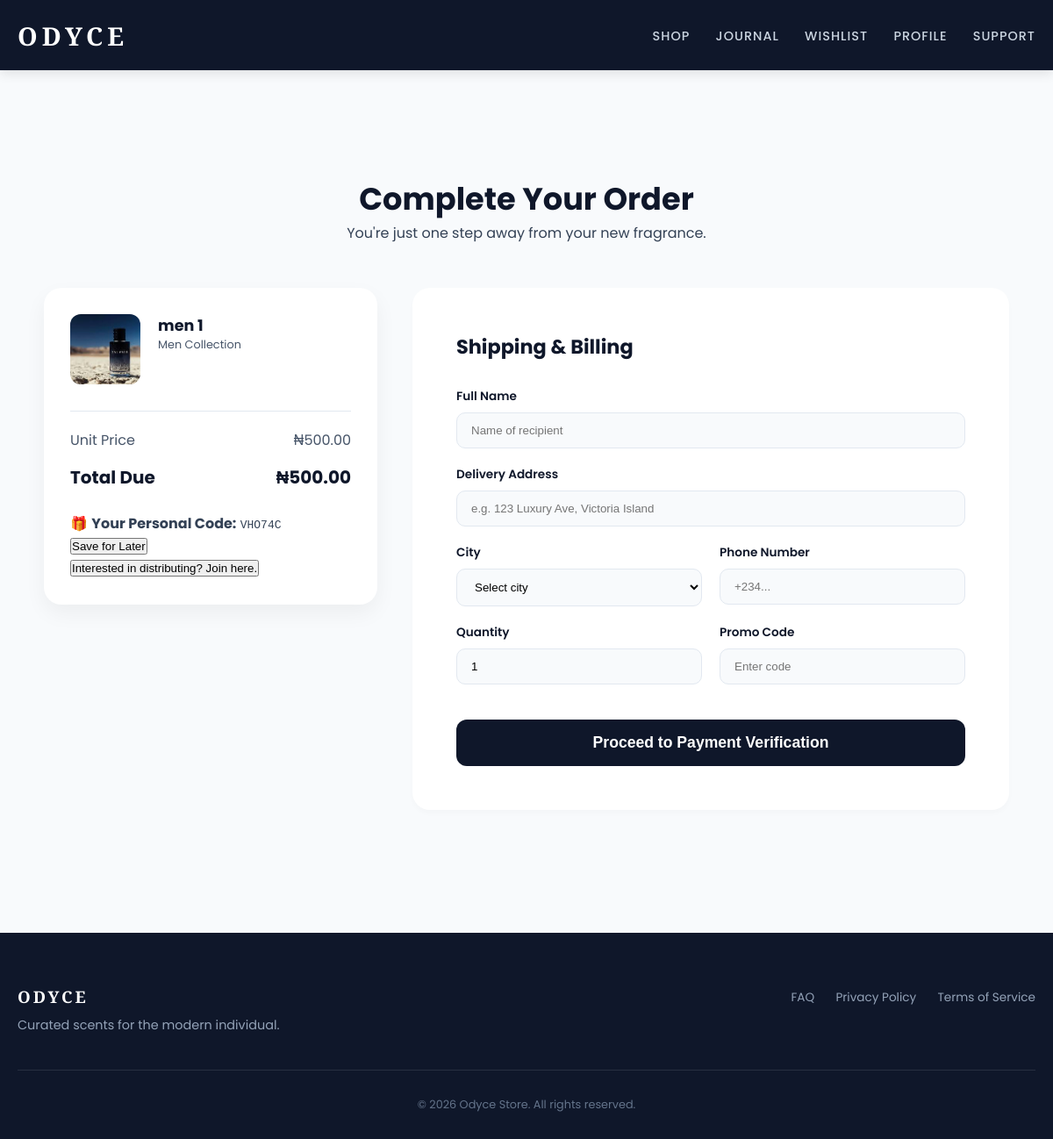
Page /buy_now/men/1/ (signed in) on the committed database.
### users/models.py (models this page shows, shortened)
class MenPerfume(models.Model):
    name = models.CharField(max_length=100)  # Increased length
    pic_name = models.CharField(max_length=100)  # Changed from TextField
    picurl = models.ImageField(upload_to='perfumes/')
    description = models.TextField()  # Changed from CharField(30) for longer text
    date = models.DateField(auto_now_add=True)
    price = models.DecimalField(max_digits=10, decimal_places=2, default=0.00)  # Matched Order total type
    scent = models.CharField(max_length=50)
    is_for_men = models.BooleanField(default=True)
    @property
    def product_type(self):
        return 'men'

class Customer(models.Model):
    user = models.OneToOneField(User, on_delete=models.CASCADE)
    phone_number = models.CharField(max_length=30)
    date_created = models.DateField(auto_now_add=True)
    is_distributor = models.BooleanField(default=False)
    coupon_code = models.CharField(max_length=6, blank=True, null=True)
    applied_coupon = models.CharField(max_length=6, blank=True, null=True)

### users/views.py (the view)
# urls.py: path('buy_now/<str:product_type>/<int:product_id>/', views.buy_now, name='buy_now'),
@login_required(login_url='/login')
def buy_now(request, product_type, product_id):
    cities = ["Igarra", "Irrua", "Uselu", "Agenebode", "Uromi", "Auchi", "Ubiaja", "Fugar", "Ekpoma", "Iguegben",
              "Idogbo", "Afuze", "Abudu", "Okada", "Oredo", "Iguobazuwa", "Sabongida Ora", "Ehor"]
    discount_code = request.POST.get('discount_code')
    if discount_code:
        customer = request.user.customer
        if discount_code == customer.applied_coupon:
            messages.error(request, 'Coupon already used')
            discount_code = None
    if product_type == 'men':
        product = get_object_or_404(MenPerfume, pk=product_id)
    elif product_type == 'women':
        product = get_object_or_404(WomenPerfume, pk=product_id)
    else:
        return render(request, '404.html')
    context = {
        'cities': cities,
        'discount_code': discount_code,
        'product': product,
        'product_type': product_type, # Pass this to the template for checkout routing
    }
    request.session['product_id'] = product_id
    request.session['product_type'] = product_type
    return render(request, 'buy_now.html', context)

### Templates/buy_now.html (shortened to what this page needs)
{% extends 'base.html' %}
{% load static %}
{% block content %}
<link rel="stylesheet" href="{% static 'styles/buy_now.css' %}?v=2">
<div class="checkout-wrapper">
    <div class="checkout-container">
        <header class="checkout-header">
            <h1>Complete Your Order</h1>
            <p>You're just one step away from your new fragrance.</p>
        </header>
        <div class="checkout-grid">
            <aside class="order-summary-card">
                <div class="product-preview">
                    {% if product.picurl %}
                        <img src="{{ product.picurl.url }}" alt="{{ product.name }}">
                    {% endif %}
                    <div class="product-info">
                        <h3>{{ product.name }}</h3>
                        <p class="category-tag">{{ product.product_type|title }} Collection</p>
                    </div>
                </div>
                <div class="pricing-panel">
                    <div class="price-row">
                        <span>Unit Price</span>
                        <span>₦{{ product.price }}</span>
                    </div>
                    <div class="price-row total">
                        <span>Total Due</span>
                        <span class="final-amt">₦<span id="final-price">{{ product.price }}</span></span>
                    </div>
                </div>
                {% if request.user.customer.coupon_code %}
                    <div class="promo-available">
                        <p>🎁 <strong>Your Personal Code:</strong> <code>{{ request.user.customer.coupon_code }}</code></p>
                    </div>
                {% endif %}
                <div class="upsell-actions">
                    <button onclick="addToWishlist('{{ product.product_type }}', {{ product.id }})" class="btn-outline">
                        Save for Later
                    </button>
                    {% if request.user.customer.is_distributor %}
                        <a href="{% url 'buy_as_distributor' product.product_type product.id %}" class="btn-link">Distributor Portal →</a>
                    {% else %}
                        <form action="{% url 'become_distributor' %}" method="post">
                            <button type="submit" class="btn-text">Interested in distributing? Join here.</button>
                        </form>
                    {% endif %}
                </div>
            </aside>
            <main class="shipping-details">
                <form action="{% url 'checkout' %}" method="POST" id="order-form">
                    <h2 class="section-title">Shipping & Billing</h2>
                    <div class="form-group">
                        <label for="billing-name">Full Name</label>
                        <input type="text" id="billing-name" name="billing-name" placeholder="Name of recipient" required>
                    </div>
                    <div class="form-group">
                        <label for="billing-address">Delivery Address</label>
                        <input type="text" id="billing-address" name="billing-address" placeholder="e.g. 123 Luxury Ave, Victoria Island" required>
                    </div>
                    <div class="form-row">
                        <div class="form-group">
                            <label for="billing-city">City</label>
                            <select id="billing-city" name="billing-city" required>
                                <option value="" disabled selected>Select city</option>
                            </select>
                        </div>
                        <div class="form-group">
                            <label for="phone-number">Phone Number</label>
                            <input type="tel" id="phone-number" name="phone-number" placeholder="+234..." required>
                        </div>
                    </div>
                    <div class="form-row">
                        <div class="form-group">
                            <label for="quantity">Quantity</label>
                            <input type="number" id="quantity" name="quantity" value="1" min="1" required>
                        </div>
                        <div class="form-group">
                            <label for="discount-code">Promo Code</label>
                            <input type="text" id="discount-code" name="discount-code" placeholder="Enter code">
                        </div>
                    </div>
                    <button type="button" class="btn-checkout" onclick="setSessionData(event, '{{ product.product_type }}', {{ product.id }})">
                        Proceed to Payment Verification
                    </button>
                </form>
            </main>
        </div>
    </div>
</div>
{% endblock %}

### static/styles/base.css (style rules this page uses)
:root { --primary: #0f172a; --accent: #ff9e80; --bg-light: #f8fafc; --text-main: #334155; --nav-height: 80px; }
* { margin: 0; padding: 0; box-sizing: border-box; }
body { font-family: 'Poppins', sans-serif; background-color: var(--bg-light); color: var(--text-main); min-height: 100vh; display: flex; flex-direction: column; padding-top: var(--nav-height); }

### static/styles/buy_now.css (style rules this page uses)
:root { --slate-900: #0f172a; --slate-600: #475569; --accent: #ff6f61; --border: #e2e8f0; }
.checkout-wrapper { background-color: #f8fafc; min-height: 100vh; padding: 120px 20px 60px; font-family: 'Poppins', sans-serif; }
.checkout-container { max-width: 1100px; margin: 0 auto; }
.checkout-header { text-align: center; margin-bottom: 50px; }
.checkout-header h1 { font-size: 2.2rem; color: var(--slate-900); font-weight: 700; }
.checkout-grid { display: grid; grid-template-columns: 380px 1fr; gap: 40px; align-items: start; }
.order-summary-card { background: white; padding: 30px; border-radius: 20px; box-shadow: 0 10px 25px rgba(0,0,0,0.05); position: sticky; top: 100px; }
.product-preview { display: flex; gap: 20px; margin-bottom: 30px; }
.product-preview img { width: 80px; height: 80px; object-fit: cover; border-radius: 12px; }
.product-info h3 { font-size: 1.1rem; color: var(--slate-900); margin: 0; }
.category-tag { font-size: 0.8rem; color: var(--slate-600); }
.pricing-panel { border-top: 1px solid var(--border); padding-top: 20px; margin-bottom: 25px; }
.price-row { display: flex; justify-content: space-between; margin-bottom: 10px; color: var(--slate-600); }
.price-row.total { color: var(--slate-900); font-weight: 700; font-size: 1.25rem; margin-top: 15px; }
.shipping-details { background: white; padding: 50px; border-radius: 20px; box-shadow: 0 4px 6px rgba(0,0,0,0.02); }
.section-title { font-size: 1.4rem; margin-bottom: 30px; color: var(--slate-900); }
.form-group { margin-bottom: 20px; }
.form-row { display: grid; grid-template-columns: 1fr 1fr; gap: 20px; }
label { display: block; font-size: 0.85rem; font-weight: 600; margin-bottom: 8px; color: var(--slate-900); }
input, select { width: 100%; padding: 12px 16px; border: 1px solid var(--border); border-radius: 10px; background: #f8fafc; transition: 0.2s; }
.btn-checkout { width: 100%; padding: 16px; background: var(--slate-900); color: white; border: none; border-radius: 12px; font-weight: 700; font-size: 1.1rem; cursor: pointer; margin-top: 20px; transition: 0.3s; }

### rows in the picture
MenPerfume: picurl (picture), name "men 1", product_type "Men", price "500.00"

### other values in the picture
{{ request.user.customer.coupon_code }} "VHO74C"
